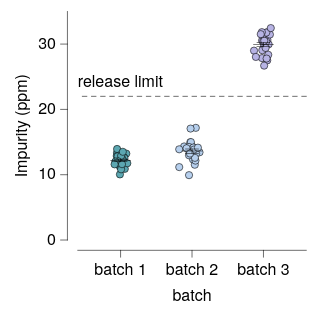

Source (Vega-Lite JSON):
### Vega-Lite specification from a JSON file in a GitHub repository (floating-point values rounded to 4 significant figures)
{"background": null, "config": {"arc": {"fill": "#DBDBDB", "fillOpacity": 1.0, "innerRadius": 25.0, "padAngle": 0.03, "stroke": "black", "strokeOpacity": 1, "strokeWidth": 0.25}, "area": {"fill": "#DBDBDB", "fillOpacity": 1.0, "stroke": "black", "strokeOpacity": 1, "strokeWidth": 0.25}, "axis": {"domain": true, "domainCap": "round", "domainColor": "black", "domainWidth": 0.25, "grid": false, "gridCap": "round", "gridColor": "#F1F1F1", "gridDash": [0, 0], "gridOpacity": 1.0, "gridWidth": 0.25, "labelColor": "black", "labelFont": "Helvetica Neue, HelveticaNeue, Helvetica, Arial, sans-serif", "labelFontSize": 7, "labelFontStyle": "normal", "labelFontWeight": 400, "offset": 4.5, "ticks": true, "tickCap": "round", "tickColor": "black", "tickRound": false, "tickSize": 3, "tickWidth": 0.25, "titleColor": "black", "titleFont": "Helvetica Neue, HelveticaNeue, Helvetica, Arial, sans-serif", "titleFontSize": 7, "titleFontStyle": "normal", "titleFontWeight": 400}, "axisX": {"domain": true, "labelAlign": "center", "labelAngle": 0, "labels": true, "ticks": true, "translate": 0}, "axisY": {"domain": true, "labelAlign": "right", "labelAngle": 0, "labels": true, "ticks": true, "translate": 0}, "axisRight": {"domain": true, "labelAlign": "left", "labelAngle": 0, "labels": true, "ticks": true, "translate": 0}, "axisTop": {"domain": true, "labelAlign": "center", "labelAngle": 0, "labels": true, "ticks": true, "translate": 0}, "axisBand": {"tickOffset": 0}, "bar": {"fill": "#DBDBDB", "fillOpacity": 1.0, "stroke": "black", "strokeOpacity": 1, "strokeWidth": 0.25}, "boxplot": {"size": 9.0, "ticks": {"cornerRadius": 0.25, "fill": "black", "opacity": 1, "size": 4.5, "thickness": 0.25}, "box": {"fillOpacity": 1.0, "stroke": "black", "strokeOpacity": 1, "strokeWidth": 0.25}, "median": {"cornerRadius": 0, "fill": "black", "fillOpacity": 1.0, "opacity": 1, "size": 9.0, "thickness": 0.25}, "rule": {"fill": "black", "fillOpacity": 1.0, "size": 10.0, "stroke": "black", "strokeDash": [0, 0], "strokeOpacity": 1, "strokeWidth": 0.25}, "outliers": {"color": "black", "fill": "black", "fillOpacity": 1.0, "size": 0, "stroke": "black", "strokeOpacity": 1, "strokeWidth": 0.25}}, "circle": {"fill": "black", "fillOpacity": 1.0, "size": 1.25, "stroke": null, "strokeOpacity": 1, "strokeWidth": 0.25}, "errorband": {"band": {"fillOpacity": 0.6, "stroke": null, "strokeWidth": 0.25, "strokeOpacity": 1}, "borders": {"opacity": 0, "strokeOpacity": 0.25, "strokeWidth": 1}}, "errorbar": {"opacity": 1, "rule": {"strokeDash": [0, 0], "strokeWidth": 0.25}, "ticks": {"color": "black", "cornerRadius": 0.125, "opacity": 1, "size": 6.0, "thickness": 0.25}, "thickness": 0.25}, "font": "Helvetica Neue, HelveticaNeue, Helvetica, Arial, sans-serif", "geoshape": {"fill": "#DBDBDB", "fillOpacity": 1.0, "stroke": "black", "strokeOpacity": 1, "strokeWidth": 0.25}, "header": {"labelColor": "black", "labelFont": "Helvetica Neue, HelveticaNeue, Helvetica, Arial, sans-serif", "labelFontSize": 7, "labelFontStyle": "normal", "labelFontWeight": 400, "titleColor": "black", "titleFont": "Helvetica Neue, HelveticaNeue, Helvetica, Arial, sans-serif", "titleFontSize": 7, "titleFontStyle": "normal", "titleFontWeight": 400, "titlePadding": 0}, "legend": {"disable": false, "offset": 4.5, "titlePadding": 4, "labelOffset": 2, "gradientLabelOffset": 2, "gradientLength": 50.0, "gradientThickness": 5.0, "gradientOpacity": 1.0, "gradientStrokeColor": "black", "gradientStrokeWidth": 0.25, "labelColor": "black", "labelFont": "Helvetica Neue, HelveticaNeue, Helvetica, Arial, sans-serif", "labelFontSize": 7, "labelFontStyle": "normal", "labelFontWeight": 400, "strokeColor": "black", "strokeWidth": 0, "symbolSize": 42, "symbolStrokeColor": "black", "symbolStrokeWidth": 0.25, "titleColor": "black", "titleFont": "Helvetica Neue, HelveticaNeue, Helvetica, Arial, sans-serif", "titleFontSize": 7, "titleFontStyle": "normal", "titleFontWeight": 400}, "line": {"color": "black", "stroke": "black", "strokeCap": "butt", "strokeDash": [0, 0], "strokeOpacity": 1, "strokeWidth": 0.5}, "point": {"filled": true, "fill": "#DBDBDB", "fillOpacity": 1.0, "size": 5.0, "stroke": "black", "strokeOpacity": 1, "strokeWidth": 0.25}, "range": {"category": ["#5CA7B1", "#B7D0EE", "#B7B3E4", "#B3DAB5", "#F5E1B3", "#3D727B", "#809DC7", "#867DAC", "#80A988", "#CBB17A", "#204148", "#546B94", "#584C77", "#507B5F", "#9D824D"], "diverging": {"scheme": ["#6F572A", "#876E43", "#9E875F", "#B5A17F", "#CABBA2", "#DCD6CC", "#F4F1E9", "#C9D7DA", "#9DBFC6", "#78A5AF", "#558B96", "#36717C", "#1A5762"]}, "heatmap": {"scheme": ["#32022B", "#43044D", "#4C196E", "#4D338C", "#484DA6", "#3A68BB", "#1D83CA", "#1D9CCB", "#23B5C9", "#28CDC5", "#4DE0B4", "#91EE9F"]}, "ordinal": {"scheme": ["#F1F1F1", "#DBDBDB", "#C6C6C6", "#B2B2B2", "#9D9D9D", "#898989", "#767676", "#636363", "#515151", "#404040", "#2F2F2F", "#1F1F1F"]}, "ramp": {"scheme": ["#32022B", "#43044D", "#4C196E", "#4D338C", "#484DA6", "#3A68BB", "#1D83CA", "#1D9CCB", "#23B5C9", "#28CDC5", "#4DE0B4", "#91EE9F"]}}, "rule": {"color": "black", "stroke": "black", "strokeCap": "round", "strokeDash": [2, 2], "strokeOpacity": 1, "strokeWidth": 0.25}, "scale": {"bandPaddingInner": 0.1, "bandPaddingOuter": 0.1, "round": false}, "rect": {"fill": "#DBDBDB", "fillOpacity": 1.0, "stroke": "black", "strokeOpacity": 1, "strokeWidth": 0.25}, "square": {"fill": "#DBDBDB", "fillOpacity": 1.0, "size": 10.0, "stroke": "black", "strokeOpacity": 1, "strokeWidth": 0.25}, "text": {"color": "black", "font": "Helvetica Neue, HelveticaNeue, Helvetica, Arial, sans-serif", "fontSize": 7, "fontStyle": "normal", "fontWeight": 400}, "tick": {"color": "black", "cornerRadius": 0.125, "opacity": 1.0, "size": 9.0, "thickness": 0.25}, "title": {"anchor": "middle", "frame": "group", "color": "black", "font": "Helvetica Neue, HelveticaNeue, Helvetica, Arial, sans-serif", "fontSize": 7, "fontStyle": "normal", "fontWeight": 400, "subtitleColor": "black", "subtitleFont": "Helvetica Neue, HelveticaNeue, Helvetica, Arial, sans-serif", "subtitleFontSize": "Helvetica Neue, HelveticaNeue, Helvetica, Arial, sans-serif", "subtitleFontStyle": "normal", "subtitleFontWeight": 400}, "trail": {"color": "black", "opacity": 1, "size": 0.5}, "view": {"continuousWidth": 100, "continuousHeight": 100, "discreteWidth": 100, "discreteHeight": 100, "fill": null, "stroke": null, "strokeWidth": 0.25}}, "layer": [{"data": {"name": "data-ce6453724fbde4c06ff026c4739605b7"}, "mark": {"type": "circle", "opacity": 1.0, "size": 10.0, "stroke": "black", "strokeOpacity": 1, "strokeWidth": 0.25}, "encoding": {"color": {"field": "batch", "legend": null, "scale": {"domain": ["batch 1", "batch 2", "batch 3"]}, "sort": ["batch 1", "batch 2", "batch 3"], "title": null, "type": "nominal"}, "x": {"axis": {}, "field": "batch", "scale": {"domain": ["batch 1", "batch 2", "batch 3"]}, "sort": ["batch 1", "batch 2", "batch 3"], "title": "batch", "type": "nominal"}, "xOffset": {"field": "jitter_x", "scale": {"domain": [-5.61, 5.61], "range": [6.89, 18.11]}, "type": "quantitative"}, "y": {"field": "impurity", "title": "Impurity (ppm)", "type": "quantitative"}}}, {"data": {"name": "data-537744307cd203a78afa26ba7ff9bda1"}, "mark": {"type": "errorbar"}, "encoding": {"x": {"axis": {}, "field": "batch", "scale": {"domain": ["batch 1", "batch 2", "batch 3"]}, "sort": ["batch 1", "batch 2", "batch 3"], "title": "batch", "type": "nominal"}, "y": {"field": "__mean", "title": "Impurity (ppm)", "type": "quantitative"}, "yError": {"field": "__error"}}}, {"data": {"name": "data-537744307cd203a78afa26ba7ff9bda1"}, "mark": {"type": "tick"}, "encoding": {"x": {"axis": {}, "field": "batch", "scale": {"domain": ["batch 1", "batch 2", "batch 3"]}, "sort": ["batch 1", "batch 2", "batch 3"], "title": "batch", "type": "nominal"}, "y": {"field": "__mean", "title": "Impurity (ppm)", "type": "quantitative"}}}, {"layer": [{"data": {"values": [{"__dysonsphere__": 1}]}, "mark": {"type": "rule", "opacity": 1.0}, "encoding": {"y": {"datum": 22.0}}}, {"data": {"values": [{"__dysonsphere__": 1}]}, "mark": {"type": "text", "align": "left", "baseline": "bottom", "dx": 0, "dy": -3, "fontSize": 7}, "encoding": {"text": {"value": "release limit"}, "x": {"value": 0}, "y": {"datum": 22.0}}}]}], "$schema": "https://vega.github.io/schema/vega-lite/v6.4.1.json", "datasets": {"data-ce6453724fbde4c06ff026c4739605b7": [{"batch": "batch 1", "impurity": 12.52, "jitter_x": -0.7616}, {"batch": "batch 1", "impurity": 13.23, "jitter_x": 2.502}, {"batch": "batch 1", "impurity": 12.5, "jitter_x": 1.361}, {"batch": "batch 1", "impurity": 10.05, "jitter_x": -0.2807}, {"batch": "batch 1", "impurity": 13.36, "jitter_x": -1.577}, {"batch": "batch 1", "impurity": 12.67, "jitter_x": 1.477}, {"batch": "batch 1", "impurity": 11.19, "jitter_x": -0.2456}, {"batch": "batch 1", "impurity": 12.87, "jitter_x": -1.692}, {"batch": "batch 1", "impurity": 12.55, "jitter_x": 1.702}, {"batch": "batch 1", "impurity": 12.44, "jitter_x": 0.7138}, {"batch": "batch 1", "impurity": 12.04, "jitter_x": 1.401}, {"batch": "batch 1", "impurity": 12.82, "jitter_x": -1.297}, {"batch": "batch 1", "impurity": 10.9, "jitter_x": 1.843}, {"batch": "batch 1", "impurity": 11.76, "jitter_x": 2.945}, {"batch": "batch 1", "impurity": 11.28, "jitter_x": 0.05389}, {"batch": "batch 1", "impurity": 12.9, "jitter_x": 0.2217}, {"batch": "batch 1", "impurity": 12.06, "jitter_x": -1.118}, {"batch": "batch 1", "impurity": 11.56, "jitter_x": -1.018}, {"batch": "batch 1", "impurity": 10.83, "jitter_x": 0.2171}, {"batch": "batch 1", "impurity": 11.61, "jitter_x": 0.6187}, {"batch": "batch 1", "impurity": 12.01, "jitter_x": -2.25}, {"batch": "batch 1", "impurity": 11.59, "jitter_x": -2.621}, {"batch": "batch 1", "impurity": 13.94, "jitter_x": -1.526}, {"batch": "batch 1", "impurity": 13.51, "jitter_x": 0.9757}, {"batch": "batch 2", "impurity": 9.933, "jitter_x": -1.309}, {"batch": "batch 2", "impurity": 11.17, "jitter_x": -5.595}, {"batch": "batch 2", "impurity": 13.74, "jitter_x": 0.3582}, {"batch": "batch 2", "impurity": 13.37, "jitter_x": -1.068}, {"batch": "batch 2", "impurity": 14.32, "jitter_x": 0.08205}, {"batch": "batch 2", "impurity": 14.33, "jitter_x": -3.447}, {"batch": "batch 2", "impurity": 17.18, "jitter_x": 1.657}, {"batch": "batch 2", "impurity": 12.33, "jitter_x": 0.4465}, {"batch": "batch 2", "impurity": 13.43, "jitter_x": 3.281}, {"batch": "batch 2", "impurity": 17.06, "jitter_x": -0.6386}, {"batch": "batch 2", "impurity": 14.97, "jitter_x": -0.7423}, {"batch": "batch 2", "impurity": 14.99, "jitter_x": -0.4919}, {"batch": "batch 2", "impurity": 13.23, "jitter_x": 1.787}, {"batch": "batch 2", "impurity": 11.53, "jitter_x": 1.215}, {"batch": "batch 2", "impurity": 14.25, "jitter_x": -1.282}, {"batch": "batch 2", "impurity": 14.16, "jitter_x": 0.5972}, {"batch": "batch 2", "impurity": 12.16, "jitter_x": 1.499}, {"batch": "batch 2", "impurity": 12.98, "jitter_x": -1.326}, {"batch": "batch 2", "impurity": 13.89, "jitter_x": -5.61}, {"batch": "batch 2", "impurity": 12.58, "jitter_x": 1.279}, {"batch": "batch 2", "impurity": 13.85, "jitter_x": 0.8352}, {"batch": "batch 2", "impurity": 14.14, "jitter_x": 2.572}, {"batch": "batch 2", "impurity": 14.05, "jitter_x": -2.385}, {"batch": "batch 2", "impurity": 13.24, "jitter_x": -0.9032}, {"batch": "batch 3", "impurity": 31.19, "jitter_x": -0.3738}, {"batch": "batch 3", "impurity": 31.78, "jitter_x": 1.364}, {"batch": "batch 3", "impurity": 30.64, "jitter_x": 1.736}, {"batch": "batch 3", "impurity": 28.36, "jitter_x": 2.094}, {"batch": "batch 3", "impurity": 31.46, "jitter_x": 2.83}, {"batch": "batch 3", "impurity": 29.0, "jitter_x": -4.124}, {"batch": "batch 3", "impurity": 31.76, "jitter_x": 1.235}, {"batch": "batch 3", "impurity": 27.86, "jitter_x": -0.6286}, {"batch": "batch 3", "impurity": 31.83, "jitter_x": -0.6888}, {"batch": "batch 3", "impurity": 29.96, "jitter_x": 2.274}, {"batch": "batch 3", "impurity": 27.5, "jitter_x": 1.654}, {"batch": "batch 3", "impurity": 29.37, "jitter_x": 0.05927}, {"batch": "batch 3", "impurity": 30.11, "jitter_x": 0.1054}, {"batch": "batch 3", "impurity": 30.55, "jitter_x": -0.6089}, {"batch": "batch 3", "impurity": 28.04, "jitter_x": -3.322}, {"batch": "batch 3", "impurity": 27.79, "jitter_x": 1.377}, {"batch": "batch 3", "impurity": 30.4, "jitter_x": 1.211}, {"batch": "batch 3", "impurity": 29.07, "jitter_x": -0.5072}, {"batch": "batch 3", "impurity": 30.47, "jitter_x": -0.06294}, {"batch": "batch 3", "impurity": 31.52, "jitter_x": -1.185}, {"batch": "batch 3", "impurity": 26.7, "jitter_x": 0.3039}, {"batch": "batch 3", "impurity": 30.51, "jitter_x": 0.3696}, {"batch": "batch 3", "impurity": 32.45, "jitter_x": 3.209}, {"batch": "batch 3", "impurity": 29.4, "jitter_x": 0.9434}], "data-537744307cd203a78afa26ba7ff9bda1": [{"batch": "batch 1", "__mean": 12.17, "__error": 0.1929, "__dysonsphere__": 1}, {"batch": "batch 2", "__mean": 13.62, "__error": 0.3302, "__dysonsphere__": 1}, {"batch": "batch 3", "__mean": 29.9, "__error": 0.3252, "__dysonsphere__": 1}]}}
